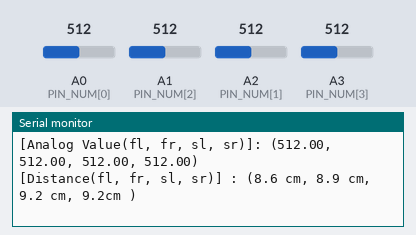
A sketch run on a simulated Arduino Uno, built with avr-gcc and run on an emulated ATmega328P. Shown: the last lines printed to the serial monitor. The inputs (shaded band) are chosen by the test bench; at power-on: A0 (PIN_NUM[0]) = 512, A1 (PIN_NUM[2]) = 512, A2 (PIN_NUM[1]) = 512, A3 (PIN_NUM[3]) = 512.

Above: at 1.2 s.
1.3 s: A0 (PIN_NUM[0]) set to 716
At 1.9 s:
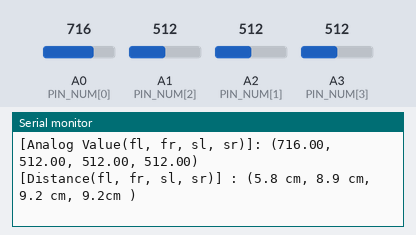
2.8 s: A1 (PIN_NUM[2]) set to 716
At 3.5 s:
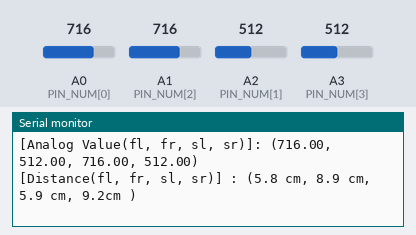
4.3 s: A2 (PIN_NUM[1]) set to 716
At 5.0 s:
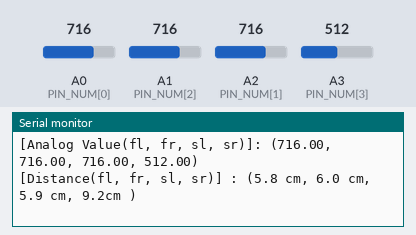
5.8 s: A3 (PIN_NUM[3]) set to 716
At 6.5 s:
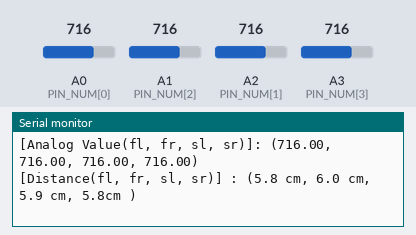
7.3 s: A0 (PIN_NUM[0]) set to 992
At 8.1 s:
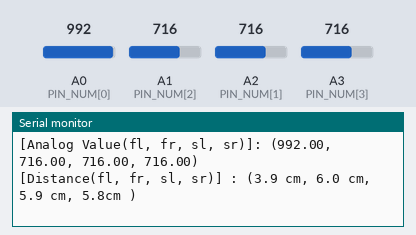
8.8 s: A1 (PIN_NUM[2]) set to 992
At 8.8 s:
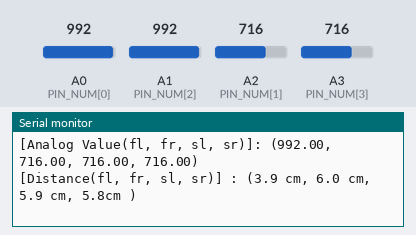
Timing chart, 0 to 11.3 s (numbered marks = the images above; inputs shaded):
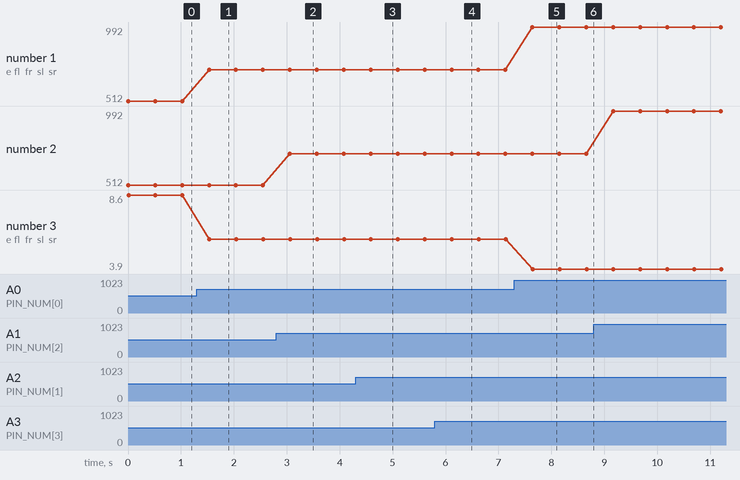

The sketch:

MobileManipulator-Blackberry-Lab-02-02-Distance-Measurement.ino
```cpp
////////////// [실습] 블랙 베리의 거리 감각은 진화 중.
////////////// 4개의 PSD 센서에서 측정한 아날로그 측정값의 5회 평균을 이용해,장애물
////////////// 까지의 실제 거리([cm])를 구한 후 0.5초 간격으로 Serial 모니터로 출력

//////////////  거리 측정 관련 선언
// PIN_NUM는 전방 좌측, 전방 우측, 측방 좌측, 측방 우측
// PSD 센서의 연결핀 정보를 담고 있는 배열
const int PIN_NUM[] = { A0, A2, A1, A3 };

//////////////  메인 프로그램

void setup() {
  Serial.begin( 115200 ); // 시리얼 모니터 초기화 (baudrate)
}

void loop() {
  // 각 센서의 센서 값, 평균 값, 거리 값을 저장할 배열을 생성 및 초기화
  static int analogReadValue[5][4] = {0,}; // 배열을 0으로 채움
  static float analogReadValueAverage[4] = {0.0,};
  static float distanceValue[4] = {0.0,};

  for (int n=0; n<5; n++)  // 평균낼 횟수만큼 반복
  {
    for (int i=0; i<4; i++)  // 4개의 센서 값을 각각 읽어옴.
    {
      analogReadValue[n][i] = analogRead(PIN_NUM[i]); // PIN_NUM에 해당하는센서
                                                      // 값을 읽어옴.
    }
  }

  for (int i=0; i<4; i++)  //각 센서별 n회(여기선 5회) 측정값에 대해 평균을 냄.
  {
    analogReadValueAverage[i] = (analogReadValue[0][i]
                                 + analogReadValue[1][i]
                                 + analogReadValue[2][i]
                                 + analogReadValue[3][i]
                                 + analogReadValue[4][i])/5;

    // 센서별 인덱스와 아날로그 측정값 평균을 입력으로 psd2Distance 함수에서 처리하여,
    // 실제 거리([cm])를 distanceValue 배열에 저장
    distanceValue[i] = psd2Distance(i, analogReadValueAverage[i]);
  }

  // 아날로그 측정값 평균 출력( "[Analog Value(fl, fr, sl, sr)]: (a, b, c, d)" )
  Serial.print("[Analog Value(fl, fr, sl, sr)]: (");
  for (int i=0; i<4; i++)
  {
    Serial.print(analogReadValueAverage[i]);
    if (i<3){
      Serial.print(", ");
    }
    else{
      Serial.println(") ");
    }
  }

  // 아날로그 측정값 평균을 이용한 실제 거리값 출력
  // ( "[Distance(fl, fr, sl, sr)]: (a cm, b cm, c cm, d cm)" )
  Serial.print( "[Distance(fl, fr, sl, sr)] : (" );
  for (int i=0; i<4; i++)
  {
    Serial.print( distanceValue[i], 1 );  //소수점 첫째자리까지 출력
    if (i<3){
      Serial.print( " cm, " );
    }
    else {
      Serial.println( "cm )" );
    }
  }
  delay(500);
}


// PSD 센서 인덱스와 아날로그 측정값 평균을 입력으로 장애물까지의
// 실제 거리([cm])를 출력하는 함수
// 각 센서의 실제 거리 값은 1cm 단위로 거리를 변화시켜가며 측정한 아날로그 신호를 이용해,
// 아날로그 신호에 대한 거리값 그래프를 그린후 거듭제곱 형태의 추세 함수를 추정하여 구함.
float psd2Distance(int x, float d)
{
  float distance;                     // 아날로그 관측값 (5회) 평균을 이용해
                                      // 산출한 실제 거리([cm])

  if (x==0){
    distance = 13768*pow(d, -1.183);   // 전방 좌측 거리 추세 함수
  }
  else if (x==1){
    distance = 15911*pow(d, -1.2);     // 전방 우측 거리 추세 함수
  }
  else if (x==2){
    distance = 37406*pow(d, -1.333);    // 측방 좌측 거리 추세 함수
  }
  else if (x==3){
    distance = 44932*pow(d, -1.361);     // 측방 우측 거리 추세 함수
  }
  else {
    distance = 0.0;
  }
  return distance;
}
```

Measured:
- after the input at 1.3 s, the serial monitor: prints a new line after 0.23 s (image 1)
- after the input at 2.8 s, the serial monitor: prints a new line after 0.26 s (image 2)
- after the input at 4.3 s, the serial monitor: prints a new line after 0.29 s (image 3)
- after the input at 5.8 s, the serial monitor: prints a new line after 0.31 s (image 4)
- after the input at 7.3 s, the serial monitor: prints a new line after 0.34 s (image 5)
- plotted number 1: 512 → 716 after the input at 1.3 s, 716 → 992 after the input at 7.3 s
- plotted number 3: 8.6 → 5.8 after the input at 1.3 s, 5.8 → 3.9 after the input at 7.3 s
